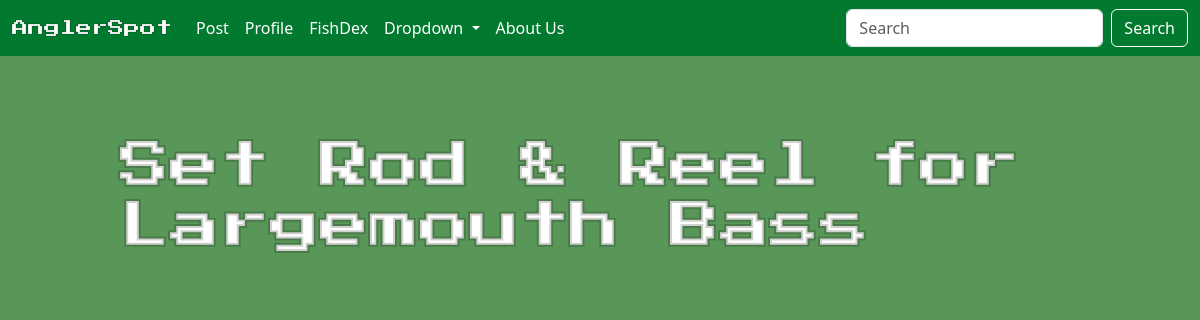
/tackle_entry_choice/rod/14/ (signed in), run on an earlier commit of the app's database.
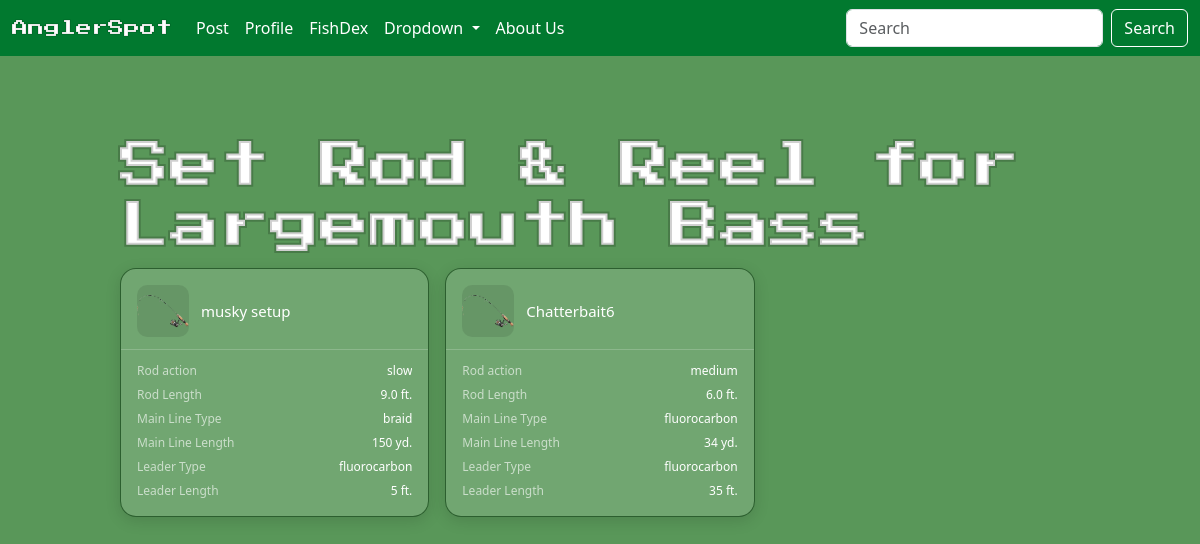
And on a later commit of the database.
### angler/models/tackle.py (models this page shows, shortened)
class RodAndReel(models.Model):
    LINE_CHOICES = (('monofilament', 'Mono'),
                     ('fluorocarbon', 'Flouro'),
                       ('braid', 'Braid'))
    REEL_CHOICES = (('spinning','Spinning'),
                     ('baitcaster','Baitcaster'),
                       ('spincast','Spincast'), ('fly', 'Fly'),
                         ('conventional', 'Conventional'))
    ROD_ACTION_CHOICES = (('slow','Slow'),
                          ('medium', 'Medium'),
                          ('fast', 'Fast'),
                          ('extra fast', 'Extra Fast'))
    name = models.CharField(max_length=100)
    user = models.ForeignKey(User, on_delete=models.CASCADE)
    reel_type = models.CharField(max_length=100, choices=REEL_CHOICES, default='spinning')
    rod_action = models.CharField(max_length=100, choices=ROD_ACTION_CHOICES, default='medium')
    rod_length = models.DecimalField(default=6, max_digits=3, decimal_places=1)
    line = models.CharField(max_length=100, choices=LINE_CHOICES)
    line_pound = models.PositiveIntegerField(
        validators=[
            MaxValueValidator(999),
            MinValueValidator(1)
        ], null=True, blank=True
    )
    line_length = models.PositiveIntegerField(validators=[
            MaxValueValidator(10000),
            MinValueValidator(1)
        ],null=True, blank=True)
    leader = models.CharField(max_length=100, choices=LINE_CHOICES, null=True, blank=True)
    leader_line_pound = models.PositiveIntegerField(
        validators=[
            MaxValueValidator(999),
            MinValueValidator(1)
        ], null=True, blank=True
    )
    leader_length = models.PositiveIntegerField(
        validators=[
            MaxValueValidator(1000),
            MinValueValidator(1)
        ], null=True, blank=True)

### angler/views/tackle.py (the view, shortened to what this page needs)
# urls.py: path('tackle_entry_choice/<str:tackle_type>/<int:fish_entry_id>/', TackleEntryAdd.as_view(), name='tackle_entry_choice'),
class TackleEntryAdd(LoginRequiredMixin, View):
    login_url ='/login/'
    def get(self, request, tackle_type, fish_entry_id,):
        user = request.user
        fish_entry = get_object_or_404(FishEntry, id=fish_entry_id)
        if tackle_type == 'lure':
            tackle_objs = Lure.objects.filter(user=user)
        else:
            tackle_objs = RodAndReel.objects.filter(user=user)
        context ={'user':user,
                   'tackle_objs':tackle_objs,
                     'fish_entry':fish_entry,
                     'tackle_type':tackle_type}
        return render(request, 'angler/tackle/add.html', context)

### angler/templates/angler/tackle/add.html (shortened to what this page needs)
{% extends 'angler/base.html'%}
{% load static %}
{% block content %}
<div class="title-row">
    {% if tackle_type == 'rod' %}
        <h2 class="section-title">Set Rod & Reel for {{fish_entry.fish.name}} </h2>
    {% else %}
        <h2 class="section-title">Set Lure for {{fish_entry.fish.name}} </h2>
    {% endif %}
</div>
<div class="results-grid">
    {% if tackle_type == 'rod' %}
        {% for rod_and_reel in tackle_objs %}
            <form method="POST" action="{% url 'add_tackle_entry' tackle_type='rod' tackle_id=rod_and_reel.id fish_entry_id=fish_entry.id %}" class="result-card">
                <div class="result-card-header">
                    <img class="result-img" src="{% static 'icons/rod.png' %}" />
                    <div class="result-header-text">
                        <span class="result-name">{{ rod_and_reel.name }}</span>
                    </div>
                </div>
                <div class="result-fields">
                    <div class="result-field-row">
                        <span class="result-field-label">Rod action</span>
                        <span class="result-field-value">{{ rod_and_reel.rod_action }}</span>
                    </div>
                    <div class="result-field-row">
                        <span class="result-field-label">Rod Length</span>
                        <span class="result-field-value">{{ rod_and_reel.rod_length }} ft.</span>
                    </div>
                    <div class="result-field-row">
                        <span class="result-field-label">Main Line Type</span>
                        <span class="result-field-value">{{ rod_and_reel.line }}</span>
                    </div>
                    <div class="result-field-row">
                        <span class="result-field-label">Main Line Length</span>
                        <span class="result-field-value">{{ rod_and_reel.line_length }} yd.</span>
                    </div>
                    <div class="result-field-row">
                        <span class="result-field-label">Leader Type</span>
                        <span class="result-field-value">{{ rod_and_reel.leader }}</span>
                    </div>
                    <div class="result-field-row">
                        <span class="result-field-label">Leader Length</span>
                        <span class="result-field-value">{{ rod_and_reel.leader_length }} ft.</span>
                    </div>
                </div>
            </form>
        {% endfor %}
    {% endif %}
</div>
{% endblock %}

What changed in the data, as far as the page shows it:
added RodAndReel: name "musky setup", rod_action "slow", rod_length "9.0", line "braid", line_length "150", leader "fluorocarbon", leader_length "5"
added RodAndReel: name "Chatterbait6", rod_action "medium", rod_length "6.0", line "fluorocarbon", line_length "34", leader "fluorocarbon", leader_length "35"
